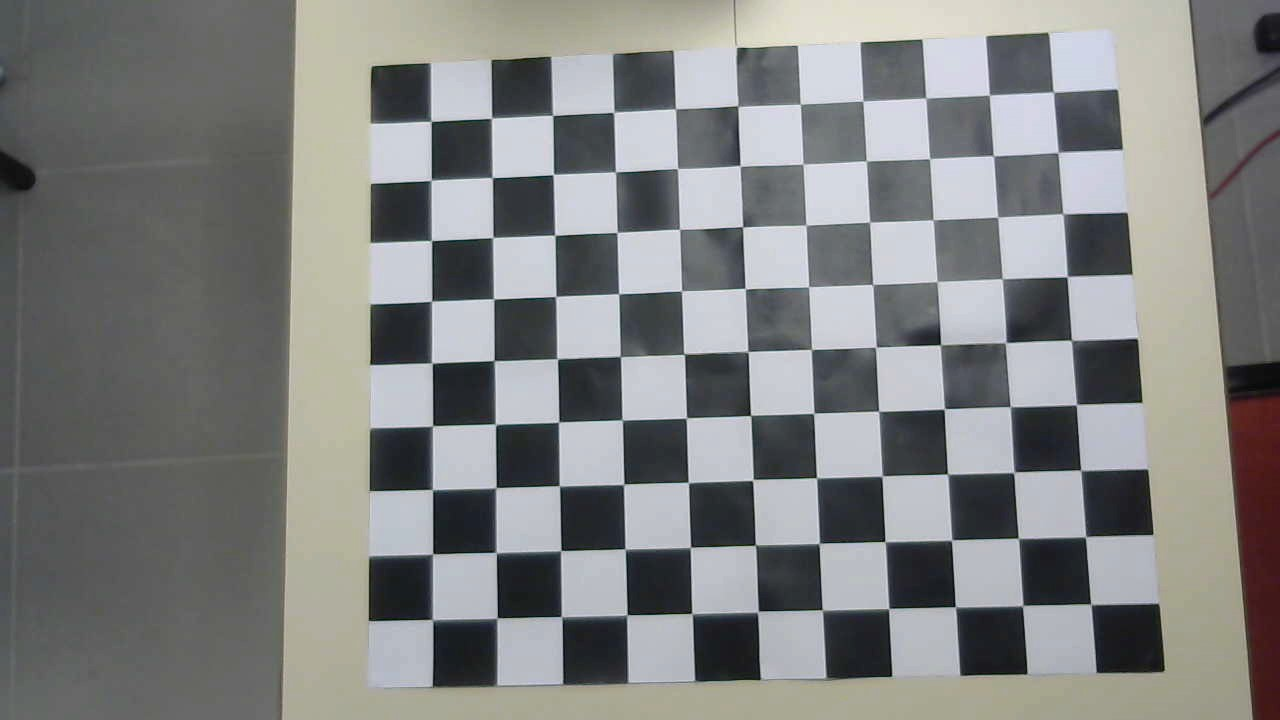
#> input picture images_calibration/prueba/WIN_20201022_10_26_58_Pro.jpg, 1280 x 720 px; its folder holds only this picture in this run
$ python camera_calibration.py
#> lines starting #> are read from the running program, lines starting #| are printed output that depends on the picture; after the words box and inside, x2 and y2 are one past the last pixel; in counts of white or black regions, pixels touching at a corner belong together
#!/usr/bin/env python

import cv2
import numpy as np
import os
import glob
import yaml

# workingdir="/home/pi/Desktop/Captures/"
savedir = 'camera_data/'

# Defining the dimensions of checkerboard
CHECKERBOARD = (9,11)
criteria = (cv2.TERM_CRITERIA_EPS + cv2.TERM_CRITERIA_MAX_ITER, 30, 0.001)

# Creating vector to store vectors of 3D points for each checkerboard image
objpoints = []
# Creating vector to store vectors of 2D points for each checkerboard image
imgpoints = []


# Defining the world coordinates for 3D points
objp = np.zeros((1, CHECKERBOARD[0] * CHECKERBOARD[1], 3), np.float32)
objp[0,:,:2] = np.mgrid[0:CHECKERBOARD[0], 0:CHECKERBOARD[1]].T.reshape(-1, 2)
prev_img_shape = None

# Extracting path of individual image stored in a given directory
images = glob.glob('./images_calibration/prueba/*.jpg')
for fname in images:
    img = cv2.imread(fname)
#> img is the input picture: shape (720, 1280, 3); mean B, G, R 129.5, 130.2, 129
    gray = cv2.cvtColor(img,cv2.COLOR_BGR2GRAY)
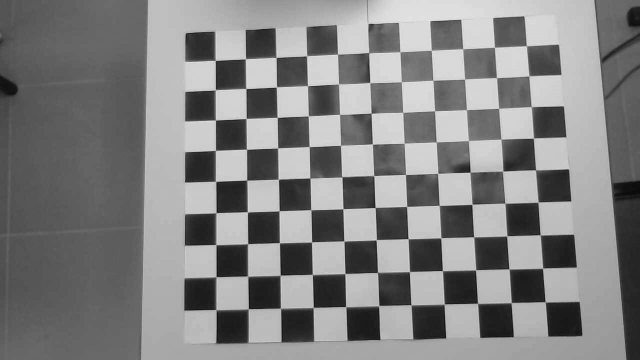
#> gray: shape (720, 1280) (shown at 1/2 size); min 1, max 247, mean 129.8
    # Find the chess board corners
    # If desired number of corners are found in the image then ret = true
    ret, corners = cv2.findChessboardCorners(gray, CHECKERBOARD, cv2.CALIB_CB_ADAPTIVE_THRESH + cv2.CALIB_CB_FAST_CHECK + cv2.CALIB_CB_NORMALIZE_IMAGE)
#> ret = True; corners = 99 rows, first 8: [1053.7, 92.33], [1057.2, 152.6], [1063, 213.5], [1066.6, 277], [1070.7, 340.5], [1075.4, 405], [1080.5, 469.5], [1084.4, 537.3]

    """
    If desired number of corner are detected,
    we refine the pixel coordinates and display
    them on the images of checker board
    """
    if ret == True:
        objpoints.append(objp)
        # refining pixel coordinates for given 2d points.
        corners2 = cv2.cornerSubPix(gray, corners, (11,11),(-1,-1), criteria)
#> corners2 = 99 rows, first 8: [1053.4, 92.09], [1058.2, 152.3], [1062.9, 213.8], [1067.1, 276.6], [1071.5, 340.2], [1076.4, 404.6], [1080.8, 470.2], [1085.5, 536.7]

        imgpoints.append(corners2)

        # Draw and display the corners
        img = cv2.drawChessboardCorners(img, CHECKERBOARD, corners2, ret)
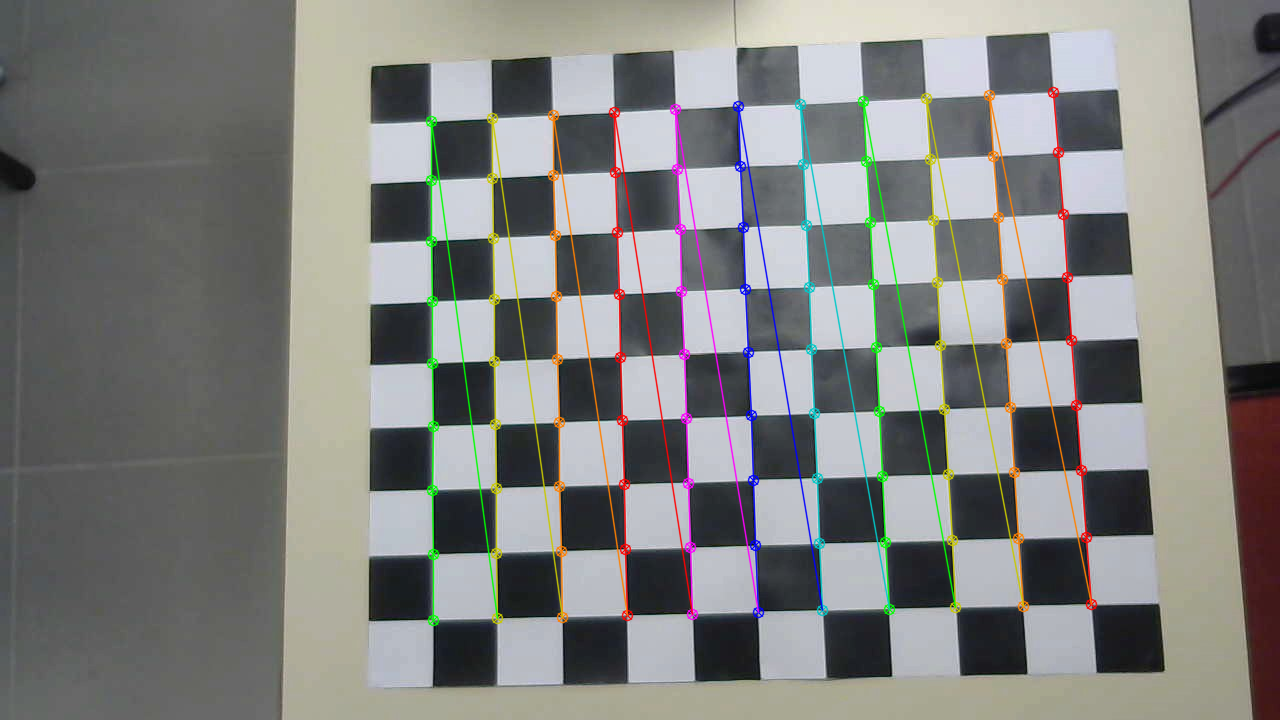
#> img: shape (720, 1280, 3); 4.31% of pixels changed, all inside (x1, y1, x2, y2) = (425, 86, 1098, 627)

    cv2.imshow('img',img)
    cv2.waitKey(0)

cv2.destroyAllWindows()

h,w = img.shape[:2]

"""
Performing camera calibration by
passing the value of known 3D points (objpoints)
and corresponding pixel coordinates of the
detected corners (imgpoints)
"""
ret, mtx, dist, rvecs, tvecs = cv2.calibrateCamera(objpoints, imgpoints, gray.shape[::-1], None, None)
#> ret = 0.433; mtx = [[2085.2, 0, 466], [0, 2131.4, 432.8], [0, 0, 1]]; dist = [[-0.336, 3.53, 0.006, -6.59e-05, -13.21]]; rvecs = ([-0.0613, 0.257, 1.54],); tvecs = ([9.35, -5.33, 32.72],)

# Printing  and saving the results
print("Camera matrix : \n")
print(mtx)
#| [[2.08524531e+03 0.00000000e+00 4.65960455e+02]
#|  [0.00000000e+00 2.13137888e+03 4.32805408e+02]
#|  [0.00000000e+00 0.00000000e+00 1.00000000e+00]]
np.save(savedir + 'cam_mtx.npy', mtx)

print("Dist : \n")
print(dist)
#| [[-3.35677538e-01  3.53497006e+00  5.99771683e-03 -6.58782696e-05
#|   -1.32120925e+01]]
np.save(savedir + 'dist.npy', dist)

### UNDISTORSION ####

# Refining the camera matrix using parameters obtained by calibration
new_camera_mtx, roi = cv2.getOptimalNewCameraMatrix(mtx, dist, (w,h), 1, (w,h))
#> new_camera_mtx = [[2022, 0, 458.1], [0, 2061.8, 438.6], [0, 0, 1]]; roi = (2, 15, 1258, 702)

print("Region of Interest: \n")
print(roi)
#| (2, 15, 1258, 702)
np.save(savedir+'roi.npy', roi)

print("New Camera Matrix: \n")
#print(newcam_mtx)
np.save(savedir+'newcam_mtx.npy', new_camera_mtx)
print(np.load(savedir+'newcam_mtx.npy'))

inverse_newcam_mtx = np.linalg.inv(new_camera_mtx)
#> inverse_newcam_mtx = [[0.000495, 0, -0.227], [0, 0.000485, -0.213], [0, 0, 1]]
print("Inverse New Camera Matrix: \n")
print(inverse_newcam_mtx)
#| [[ 4.94562744e-04  0.00000000e+00 -2.26562337e-01]
#|  [ 0.00000000e+00  4.85009856e-04 -2.12743436e-01]
#|  [ 0.00000000e+00  0.00000000e+00  1.00000000e+00]]
np.save(savedir+'inverse_newcam_mtx.npy', inverse_newcam_mtx)

# Method 1 to undistort the image
dst = cv2.undistort(img, mtx, dist, None, new_camera_mtx)
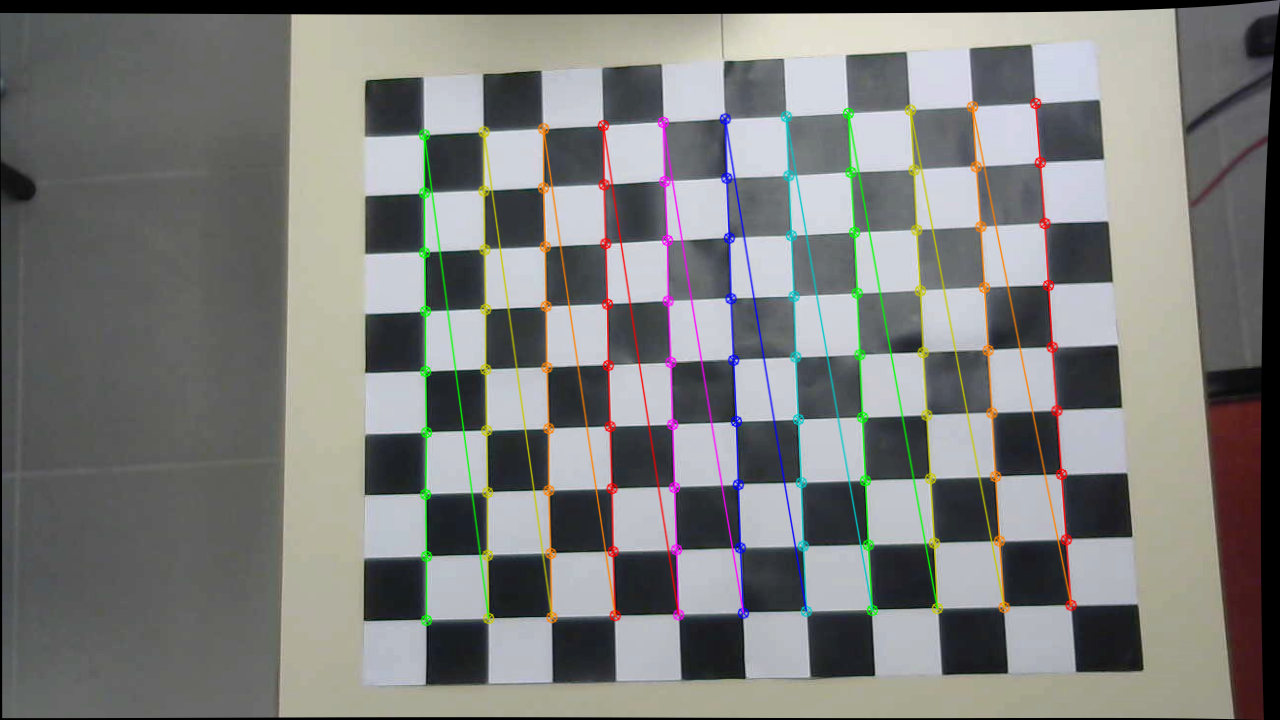
#> dst: shape (720, 1280, 3); mean B, G, R 123.4, 125.4, 124.8

# Displaying the undistorted image
cv2.imshow("undistorted image",dst)
cv2.waitKey(0)

# Closing all remaining windows
cv2.destroyAllWindows()

$ run again, on images_calibration/prueba/WIN_20201022_10_27_48_Pro.jpg
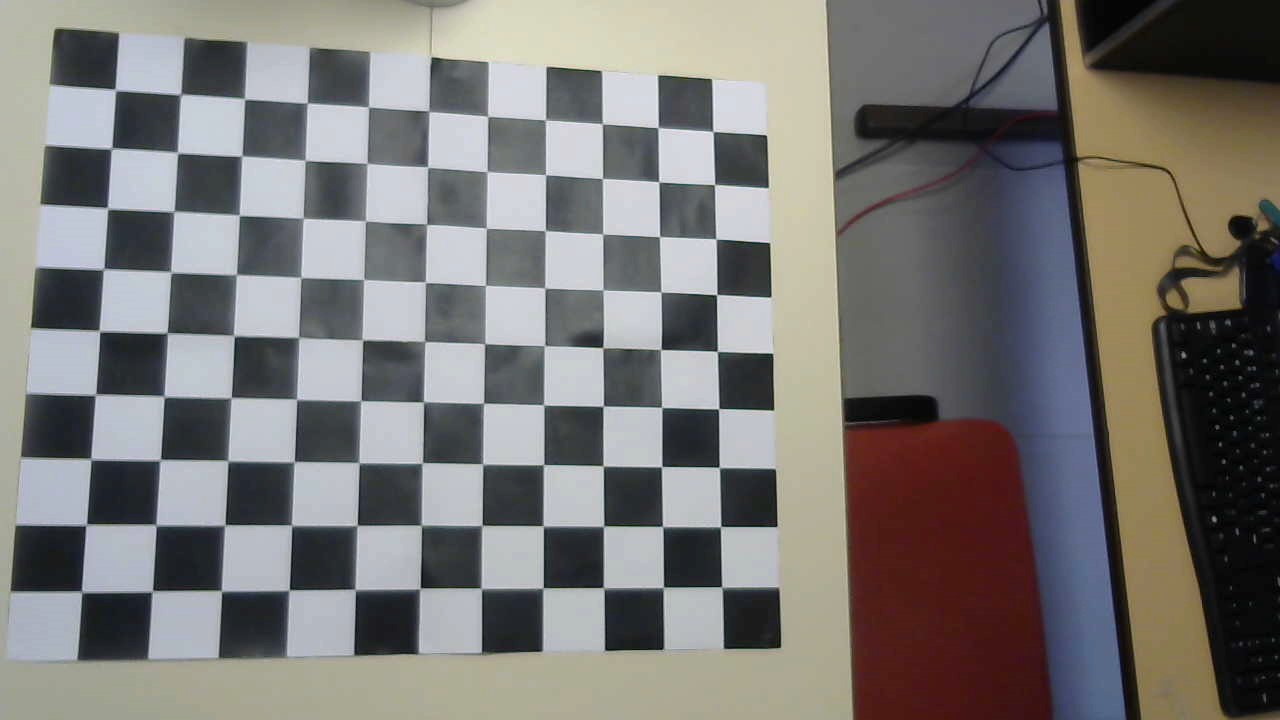
#> input picture images_calibration/prueba/WIN_20201022_10_27_48_Pro.jpg, 1280 x 720 px
#> img is the input picture: shape (720, 1280, 3); mean B, G, R 116.5, 118.8, 121
#> `ret, corners = cv2.findChessboardCorners(gray, CHECKERBOARD, cv2.CALIB..`: ret = True; corners = 99 rows, first 8: [712.8, 131.8], [714.5, 184.7], [715.9, 239.2], [716.7, 294.7], [716.7, 351.4], [718.5, 408.8], [718.4, 467.2], [720.9, 525.6]
#> corners2 = 99 rows, first 8: [713, 131.5], [714.6, 184.5], [716, 239.1], [716.7, 294.6], [717.4, 351.4], [718.6, 408.7], [719.3, 467.5], [720.6, 526.6]
#> `img = cv2.drawChessboardCorners(img, CHECKERBOARD, corners2, ret)`:
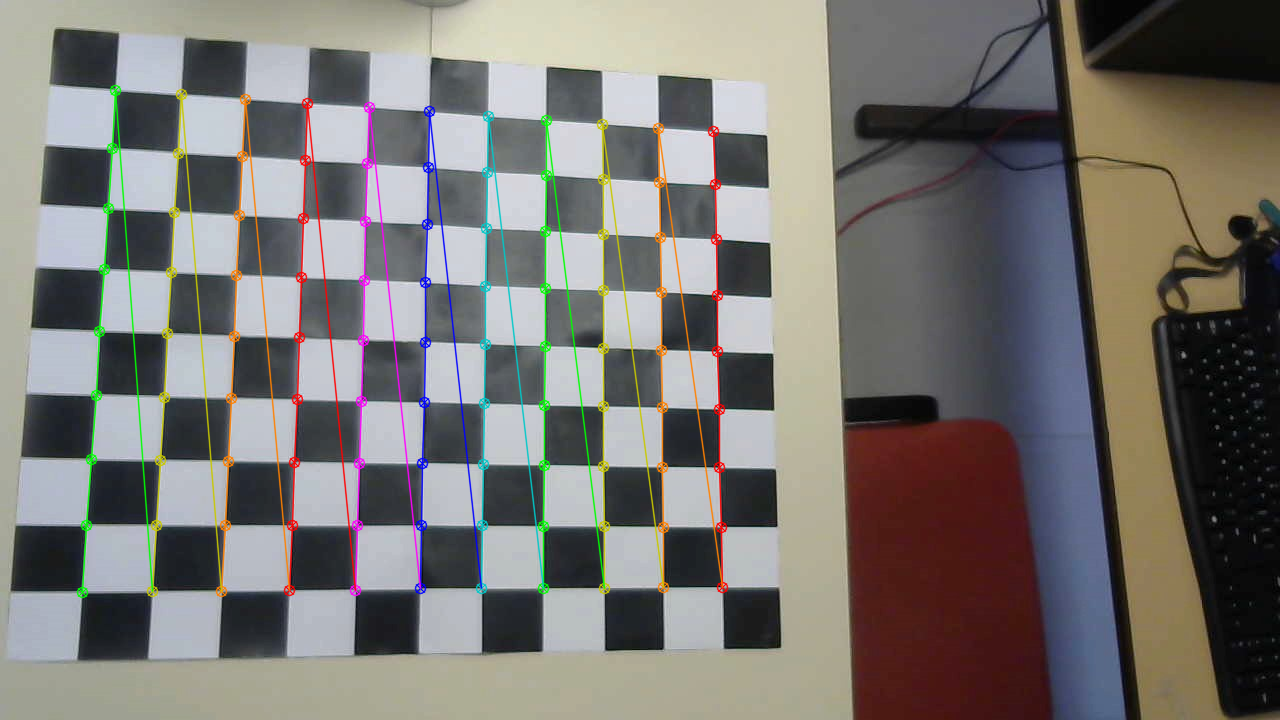
#> img: shape (720, 1280, 3); 4.13% of pixels changed, all inside (x1, y1, x2, y2) = (76, 84, 729, 599)
#> `ret, mtx, dist, rvecs, tvecs = cv2.calibrateCamera(objpoints, imgpoint..`: ret = 0.482; mtx = [[1351.2, 0, 727.2], [0, 1387.4, 455.1], [0, 0, 1]]; dist = [[-0.0995, 0.803, 0.00655, -0.0012, -1.65]]; rvecs = ([-0.31, -0.0323, 1.56],); tvecs = ([-0.257, -5.7, 24.23],)
#| [[1.35116373e+03 0.00000000e+00 7.27226458e+02]
#|  [0.00000000e+00 1.38743244e+03 4.55081117e+02]
#|  [0.00000000e+00 0.00000000e+00 1.00000000e+00]]
#| [[-9.95110267e-02  8.02662929e-01  6.54667255e-03 -1.19711137e-03
#|   -1.65211035e+00]]
#> new_camera_mtx = [[1327.8, 0, 732.8], [0, 1357.8, 460.9], [0, 0, 1]]; roi = (19, 12, 1256, 705)
#| (19, 12, 1256, 705)
#> inverse_newcam_mtx = [[0.000753, 0, -0.552], [0, 0.000736, -0.339], [0, 0, 1]]
#| [[ 7.53131916e-04  0.00000000e+00 -5.51872948e-01]
#|  [ 0.00000000e+00  7.36474222e-04 -3.39455662e-01]
#|  [ 0.00000000e+00  0.00000000e+00  1.00000000e+00]]
#> `dst = cv2.undistort(img, mtx, dist, None, new_camera_mtx)`:
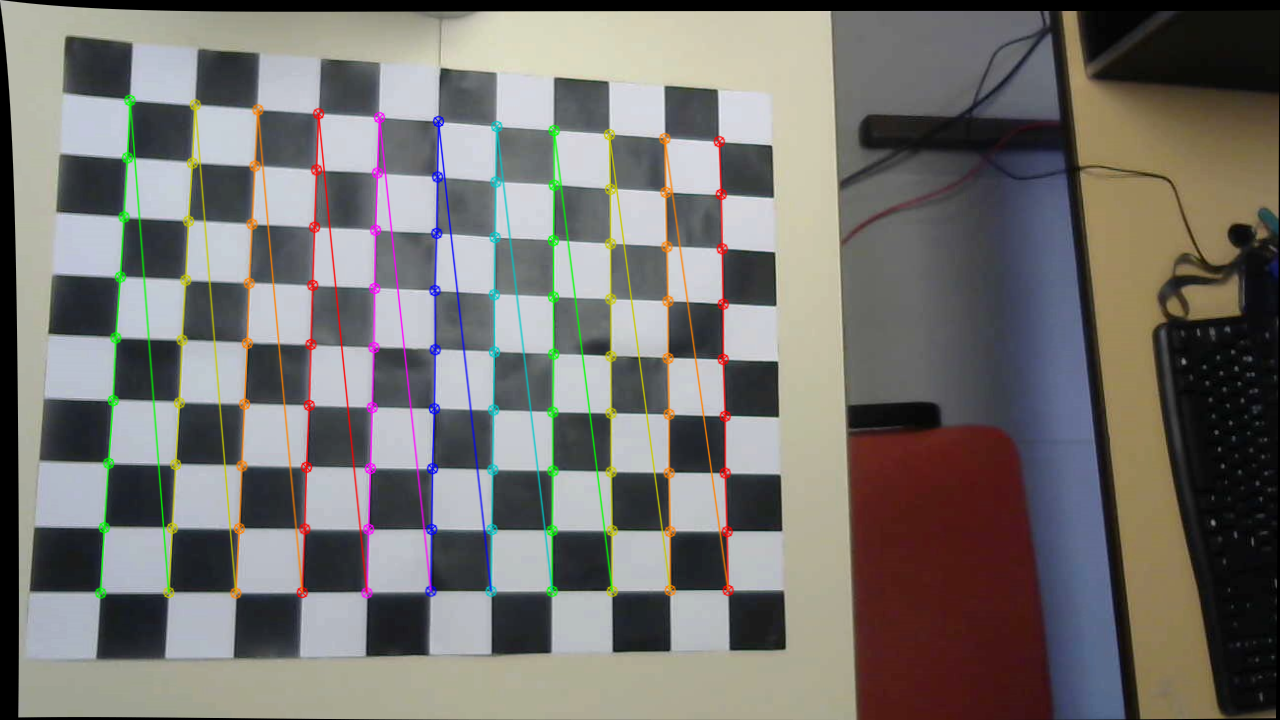
#> dst: shape (720, 1280, 3); mean B, G, R 111.5, 115.2, 117.8
